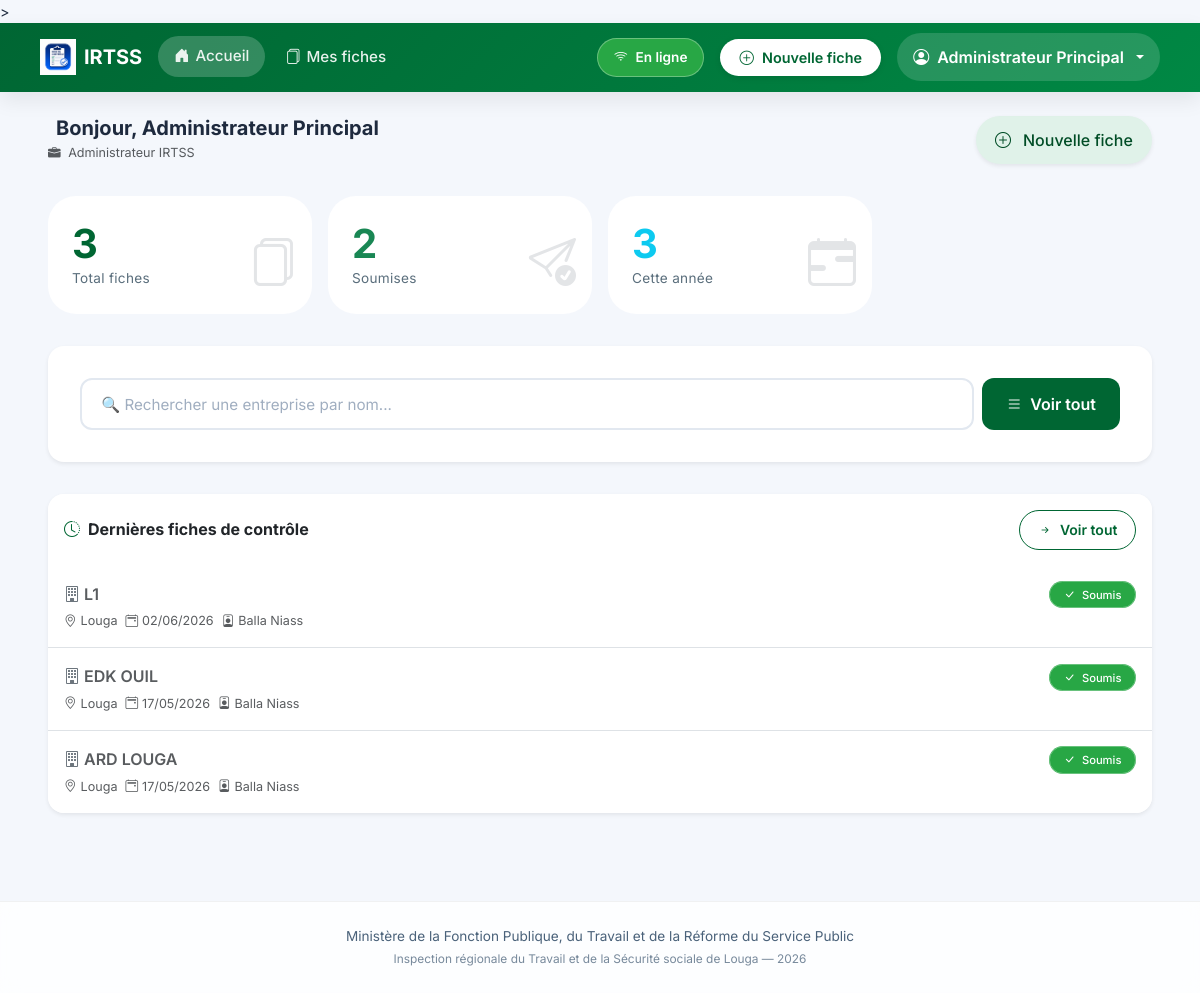
The app's page / (signed in) with its own data.
### inspection/models.py (models this page shows, shortened)
class FicheControle(models.Model):
    STATUT_CHOICES = [
        ('brouillon', 'Brouillon'),
        ('soumis', 'Soumis'),
    ]
    inspecteur = models.ForeignKey(User, on_delete=models.CASCADE, related_name='fiches')
    entreprise = models.CharField(max_length=255, verbose_name="Entreprise ou Établissement")
    date_controle = models.DateField(verbose_name="Date du contrôle")
    lieu = models.CharField(max_length=100, default="Louga", verbose_name="Lieu")
    statut = models.CharField(max_length=20, choices=STATUT_CHOICES, default='soumis')
    local_id = models.CharField(max_length=100, blank=True, null=True)
    adresse = models.TextField(blank=True)
    telephone = models.CharField(max_length=50, blank=True)
    email_entreprise = models.EmailField(blank=True)
    date_ouverture = models.DateField(null=True, blank=True)
    forme_juridique = models.CharField(max_length=100, blank=True)
    activite_principale = models.CharField(max_length=200, blank=True)
    chef_nom = models.CharField(max_length=200, blank=True, verbose_name="Chef d'établissement - Prénom et Nom")
    chef_cellulaire = models.CharField(max_length=50, blank=True)
    chef_email = models.EmailField(blank=True)
    representant_nom = models.CharField(max_length=200, blank=True, verbose_name="Représentant travailleurs - Prénom et Nom")
    representant_qualite = models.CharField(max_length=100, blank=True)
    representant_cellulaire = models.CharField(max_length=50, blank=True)
    representant_email = models.EmailField(blank=True)
    doe = models.CharField(max_length=3, blank=True, verbose_name="Déclaration d'Ouverture d'Établissement (DOE)")
    registre_paie = models.CharField(max_length=3, blank=True)
    cadres_hommes = models.PositiveIntegerField(null=True, blank=True, default=0)
    cadres_femmes = models.PositiveIntegerField(null=True, blank=True, default=0)
    ouvriers_hommes = models.PositiveIntegerField(null=True, blank=True, default=0)
    ouvriers_femmes = models.PositiveIntegerField(null=True, blank=True, default=0)
    cdi = models.PositiveIntegerField(null=True, blank=True, default=0, verbose_name="CDI")
    cdd = models.PositiveIntegerField(null=True, blank=True, default=0, verbose_name="CDD")
    cs = models.PositiveIntegerField(null=True, blank=True, default=0, verbose_name="CS")
    c_app = models.PositiveIntegerField(null=True, blank=True, default=0, verbose_name="C APP")
    autres_contrats = models.PositiveIntegerField(null=True, blank=True, default=0, verbose_name="Autres")
    remuneration_au_temps_1 = models.BooleanField(default=False)
    remuneration_au_temps_2 = models.BooleanField(default=False)
    remuneration_a_la_piece_1 = models.BooleanField(default=False)
    remuneration_a_la_piece_2 = models.BooleanField(default=False)
    remuneration_les_deux_1 = models.BooleanField(default=False)
    remuneration_les_deux_2 = models.BooleanField(default=False)
    salaires_conformes_1 = models.CharField(max_length=3, blank=True)
    salaires_conformes_2 = models.CharField(max_length=3, blank=True)
    bulletins_paie_1 = models.CharField(max_length=3, blank=True)
    bulletins_paie_2 = models.CharField(max_length=3, blank=True)
    heures_sup_1 = models.CharField(max_length=3, blank=True)
    heures_sup_2 = models.CharField(max_length=3, blank=True)
    prime_anciennete_1 = models.CharField(max_length=3, blank=True)
    prime_anciennete_2 = models.CharField(max_length=3, blank=True)
    jours_feries_1 = models.CharField(max_length=3, blank=True)
    jours_feries_2 = models.CharField(max_length=3, blank=True)
    indemnites_transport_1 = models.CharField(max_length=3, blank=True)
    indemnites_transport_2 = models.CharField(max_length=3, blank=True)
    horaires_affiches_1 = models.CharField(max_length=3, blank=True)
    horaires_affiches_2 = models.CharField(max_length=3, blank=True)
    amenagement_8h_5j_1 = models.CharField(max_length=3, blank=True)
    amenagement_8h_5j_2 = models.CharField(max_length=3, blank=True)
    amenagement_6h40_6j_1 = models.CharField(max_length=3, blank=True)
    amenagement_6h40_6j_2 = models.CharField(max_length=3, blank=True)
    pause_quotidienne_1 = models.CharField(max_length=3, blank=True)
    pause_quotidienne_2 = models.CharField(max_length=3, blank=True)
    repos_hebdomadaire_1 = models.CharField(max_length=3, blank=True)
    repos_hebdomadaire_2 = models.CharField(max_length=3, blank=True)
    declaration_css_1 = models.CharField(max_length=3, blank=True)
    declaration_css_2 = models.CharField(max_length=3, blank=True)
    adhesion_css_1 = models.CharField(max_length=3, blank=True)
    adhesion_css_2 = models.CharField(max_length=3, blank=True)
    adhesion_ipres_1 = models.CharField(max_length=3, blank=True)
    adhesion_ipres_2 = models.CharField(max_length=3, blank=True)
    adhesion_ipm_1 = models.CharField(max_length=3, blank=True)
    adhesion_ipm_2 = models.CharField(max_length=3, blank=True)
    cotisations_css_1 = models.CharField(max_length=3, blank=True)
    cotisations_css_2 = models.CharField(max_length=3, blank=True)
    cotisations_ipres_1 = models.CharField(max_length=3, blank=True)
    cotisations_ipres_2 = models.CharField(max_length=3, blank=True)
    cotisations_ipm_1 = models.CharField(max_length=3, blank=True)
    cotisations_ipm_2 = models.CharField(max_length=3, blank=True)
    delegues_personnel_1 = models.CharField(max_length=3, blank=True)
    delegues_personnel_2 = models.CharField(max_length=3, blank=True)
    reglement_interieur_1 = models.CharField(max_length=3, blank=True)
    reglement_interieur_2 = models.CharField(max_length=3, blank=True)
    comite_hst_1 = models.CharField(max_length=3, blank=True)
    comite_hst_2 = models.CharField(max_length=3, blank=True)
    visite_medicale_1 = models.CharField(max_length=3, blank=True)
    visite_medicale_2 = models.CharField(max_length=3, blank=True)
    extincteurs_1 = models.CharField(max_length=3, blank=True)
    extincteurs_2 = models.CharField(max_length=3, blank=True)
    epi_disponible_1 = models.CharField(max_length=3, blank=True)
    epi_disponible_2 = models.CharField(max_length=3, blank=True)
    epi_effectif_1 = models.CharField(max_length=3, blank=True)
    epi_effectif_2 = models.CharField(max_length=3, blank=True)
    toilettes_1 = models.CharField(max_length=3, blank=True)
    toilettes_2 = models.CharField(max_length=3, blank=True)
    conges_1 = models.CharField(max_length=3, blank=True)
    conges_2 = models.CharField(max_length=3, blank=True)
    dasmo_bs_1 = models.CharField(max_length=3, blank=True)
    dasmo_bs_2 = models.CharField(max_length=3, blank=True)
    observations_divers = models.TextField(blank=True)
    observations_generales = models.TextField(blank=True)
    suite_observations_orales = models.BooleanField(default=False)
    suite_observations_ecrites = models.BooleanField(default=False)
    suite_mise_en_demeure = models.BooleanField(default=False)
    suite_pv_infraction = models.BooleanField(default=False)
    suite_refere = models.BooleanField(default=False)
    delai_reception = models.BooleanField(default=False)
    delai_un_mois = models.BooleanField(default=False)
    delai_autres = models.BooleanField(default=False)
    delai_autres_precision = models.CharField(max_length=200, blank=True)
    signature_equipe = models.CharField(max_length=200, blank=True)
    signature_gerant = models.CharField(max_length=200, blank=True)
    created_at = models.DateTimeField(auto_now_add=True)
    updated_at = models.DateTimeField(auto_now=True)
    class Meta:
        ordering = ['-created_at']
        verbose_name = "Fiche de contrôle"
        verbose_name_plural = "Fiches de contrôle"

### inspection/views.py (the view)
# urls.py: path('', views.tableau_de_bord, name='tableau_de_bord'),
@login_required
def tableau_de_bord(request):
    user = request.user
    fiches = FicheControle.objects.all() if user.is_staff else FicheControle.objects.filter(inspecteur=user)
    total       = fiches.count()
    brouillons  = fiches.filter(statut='brouillon').count()
    soumises    = fiches.filter(statut='soumis').count()
    cette_annee = fiches.filter(created_at__year=timezone.now().year).count()
    recentes    = fiches[:5]
    return render(request, 'inspection/tableau_de_bord.html', {
        'total': total, 'brouillons': brouillons,
        'soumises': soumises, 'cette_annee': cette_annee, 'recentes': recentes,
    })

### templates/inspection/tableau_de_bord.html (shortened to what this page needs)
{% extends 'inspection/base.html' %}
{% load static %}
{% block content %}
<div class="container-fluid px-3 px-lg-4">
  <div class="d-flex flex-wrap align-items-center justify-content-between mb-4 gap-2">
    <div>
      <h5 class="fw-bold mb-0 d-flex align-items-center gap-2">
        Bonjour, {{ user.first_name }} {{ user.last_name }}
      </h5>
      <small class="text-muted">
        <i class="bi bi-briefcase-fill me-1"></i>
        {% if user.is_staff %}Administrateur IRTSS{% else %}Inspecteur du travail{% endif %}
      </small>
    </div>
    <a href="{% url 'nouvelle_fiche' %}" class="btn btn-senegal-soft shadow-sm">
      <i class="bi bi-plus-circle me-1"></i> Nouvelle fiche
    </a>
  </div>
  <div class="row g-3 mb-4">
    <div class="col-6 col-md-3">
      <div class="stat-card p-3">
        <div class="stat-value text-senegal">{{ total|default:"0" }}</div>
        <div class="stat-label">Total fiches</div>
        <i class="bi bi-files stat-icon"></i>
      </div>
    </div>
    <div class="col-6 col-md-3">
      <div class="stat-card p-3">
        <div class="stat-value text-success">{{ soumises|default:"0" }}</div>
        <div class="stat-label">Soumises</div>
        <i class="bi bi-send-check stat-icon"></i>
      </div>
    </div>
    <div class="col-6 col-md-3">
      <div class="stat-card p-3">
        <div class="stat-value text-info">{{ cette_annee|default:"0" }}</div>
        <div class="stat-label">Cette année</div>
        <i class="bi bi-calendar-range stat-icon"></i>
      </div>
    </div>
  </div>
  <div class="card border-0 shadow-sm rounded-4 overflow-hidden mb-4">
    <div class="card-body p-4">
      <div class="d-flex gap-2">
        <input type="text" id="search-entreprise" class="form-control form-control-lg"
               placeholder="🔍 Rechercher une entreprise par nom..."
               style="border-radius: 12px; padding: 0.75rem 1.2rem;">
        <a href="{% url 'liste_fiches' %}" class="btn btn-senegal btn-lg" style="border-radius: 12px; padding: 0.75rem 1.5rem;">
          <i class="bi bi-list"></i> Voir tout
        </a>
      </div>
    </div>
  </div>
  <div class="card border-0 shadow-sm rounded-4 overflow-hidden">
    <div class="card-header bg-white py-3 d-flex flex-wrap justify-content-between align-items-center border-0">
      <h6 class="mb-0 fw-bold">
        <i class="bi bi-clock-history me-2 text-senegal"></i>Dernières fiches de contrôle
      </h6>
      <a href="{% url 'liste_fiches' %}" class="btn btn-outline-senegal btn-sm">
        <i class="bi bi-arrow-right-short"></i> Voir tout
      </a>
    </div>
    <div class="card-body p-0">
      {% if recentes %}
      <div class="list-group list-group-flush">
        {% for fiche in recentes %}
        <a href="{% url 'detail_fiche' fiche.pk %}" class="list-group-item list-group-item-action fiche-item px-3 py-3">
          <div class="d-flex flex-wrap justify-content-between align-items-start gap-2">
            <div class="flex-grow-1">
              <div class="fw-semibold fs-6">
                <i class="bi bi-building me-1 text-secondary"></i>{{ fiche.entreprise }}
              </div>
              <div class="small text-muted mt-1 d-flex flex-wrap gap-2">
                <span><i class="bi bi-geo-alt me-1"></i>{{ fiche.lieu|default:"Lieu non renseigné" }}</span>
                <span><i class="bi bi-calendar2-event me-1"></i>{{ fiche.date_controle|date:"d/m/Y" }}</span>
                {% if user.is_staff %}
                <span><i class="bi bi-person-badge me-1"></i>{{ fiche.inspecteur.first_name }} {{ fiche.inspecteur.last_name }}</span>
                {% endif %}
              </div>
            </div>
            <div>
              <span class="badge-statut bg-success text-white">
                <i class="bi bi-check-lg me-1"></i>
                Soumis
              </span>
            </div>
          </div>
        </a>
        {% endfor %}
      </div>
      {% endif %}
    </div>
  </div>
</div>
{% endblock %}

### templates/inspection/base.html (shortened to what this page needs)
{% load static %}
<!DOCTYPE html>
<html lang="fr">
<head>
  <link rel="stylesheet" href="{% static 'css/bootstrap.min.css' %}">
  <link rel="stylesheet" href="{% static 'icons/bootstrap-icons.css' %}">
  <link rel="stylesheet" href="{% static 'css/style.css' %}">
  <link rel="stylesheet" href="{% static 'css/fiche-mobile.css' %}">>
</head>
<body>
{% if user.is_authenticated %}
<nav class="navbar navbar-expand-lg navbar-modern sticky-top">
  <div class="container-fluid px-3 px-lg-4">
    <a
      class="navbar-brand d-flex align-items-center gap-2"
      href="{% url 'tableau_de_bord' %}"
    >
      <img
        src="{% static 'icons/logo.png' %}"
        alt="IRTSS"
        height="36"
      >
      <span class="fw-bold text-white">
        IRTSS
      </span>
    </a>
    <div class="collapse navbar-collapse" id="mainNavbar">
      <ul class="navbar-nav me-auto mb-2 mb-lg-0 align-items-center gap-1">
        <li class="nav-item">
          <a
            class="nav-link-custom {% if request.resolver_match.url_name == 'tableau_de_bord' %}active{% endif %}"
            href="{% url 'tableau_de_bord' %}"
          >
            <i class="bi bi-house-door-fill"></i>
            <span>Accueil</span>
          </a>
        </li>
        <li class="nav-item">
          <a
            class="nav-link-custom"
            href="{% url 'liste_fiches' %}"
          >
            <i class="bi bi-files"></i>
            <span>Mes fiches</span>
          </a>
        </li>
      </ul>
      <div class="d-flex align-items-center gap-3 ms-auto">
        <div id="statut-connexion" class="badge-statut">
        </div>
        <a
          href="{% url 'nouvelle_fiche' %}"
          class="btn-nouvelle-fiche"
        >
          <i class="bi bi-plus-circle"></i>
          <span>Nouvelle fiche</span>
        </a>
        <div class="dropdown dropdown-user">
          <button
            class="btn dropdown-toggle d-flex align-items-center gap-2"
            data-bs-toggle="dropdown"
          >
            <i class="bi bi-person-circle"></i>
            <span class="d-none d-md-inline">
              {% if user.first_name %}
                {{ user.first_name }} {{ user.last_name }}
              {% else %}
                {{ user.username }}
              {% endif %}
            </span>
          </button>
        </div>
      </div>
    </div>
  </div>
</nav>
{% endif %}
<main class="py-4">
  <div class="container-fluid px-3 px-lg-4">
    {% block content %}{% endblock %}
  </div>
</main>
<footer class="footer text-center py-4 mt-5">
  <div class="container">
    Ministère de la Fonction Publique, du Travail et de la Réforme du Service Public
    <br>
    <span class="small opacity-75">
      Inspection régionale du Travail et de la Sécurité sociale de Louga —
      <span id="current-year"></span>
    </span>
  </div>
</footer>
<div
  id="toast-container"
  class="toast-container position-fixed bottom-0 end-0 p-3"
></div>
</body>
</html>

### records on screen
FicheControle: entreprise "L1", lieu "Louga", date_controle "02/06/2026", inspecteur.first_name "Balla", inspecteur.last_name "Niass"
FicheControle: entreprise "EDK OUIL", lieu "Louga", date_controle "17/05/2026", inspecteur.first_name "Balla", inspecteur.last_name "Niass"
FicheControle: entreprise "ARD LOUGA", lieu "Louga", date_controle "17/05/2026", inspecteur.first_name "Balla", inspecteur.last_name "Niass"

### other values on screen
{{ user.first_name }} "Administrateur"
{{ user.last_name }} "Principal"
{{ total|default:"0" }} "3"
{{ soumises|default:"0" }} "2"
{{ cette_annee|default:"0" }} "3"
